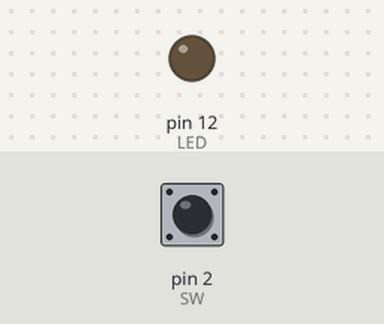
The sketch below on a simulated Arduino Uno, built with avr-gcc and run on an emulated ATmega328P. Parts: output pins drawn as LEDs (lit = HIGH). The test bench sets the inputs (shaded band); at power-on: pin 2 (SW) HIGH.

Above: at 1.2 s.
1.3 s: pin 2 (SW) pulled LOW for 0.15 s
At 1.7 s:
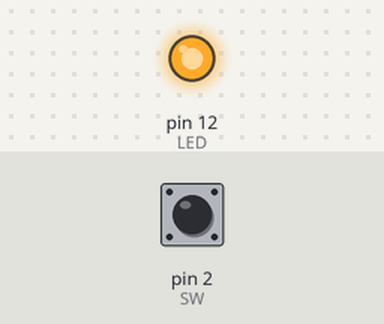
3.3 s: pin 2 (SW) pulled LOW for 3.2 s
At 7.1 s:
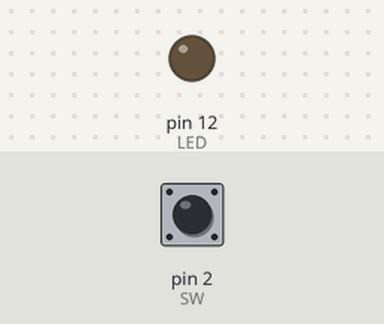
Timing chart, 0 to 8.6 s (numbered marks = the images above; inputs shaded):
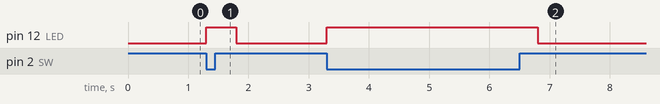

Measured:
- after the input at 1.3 s, pin 12 (LED): LOW → HIGH at once, → LOW 0.50 s later
- after the input at 3.3 s, pin 12 (LED): LOW → HIGH at once, → LOW 3.5 s later

The sketch:

p._33.ino
```cpp
#define LED 12
#define SW 2
void setup() {
  pinMode(LED, OUTPUT);
  pinMode(SW, INPUT_PULLUP);
}

void loop() {
  int SW_in;
  SW_in = digitalRead(SW);
  if (SW_in == LOW) {
    digitalWrite(LED, HIGH);
    delay(500);
  }
  else
    digitalWrite(LED, LOW);
}
```
